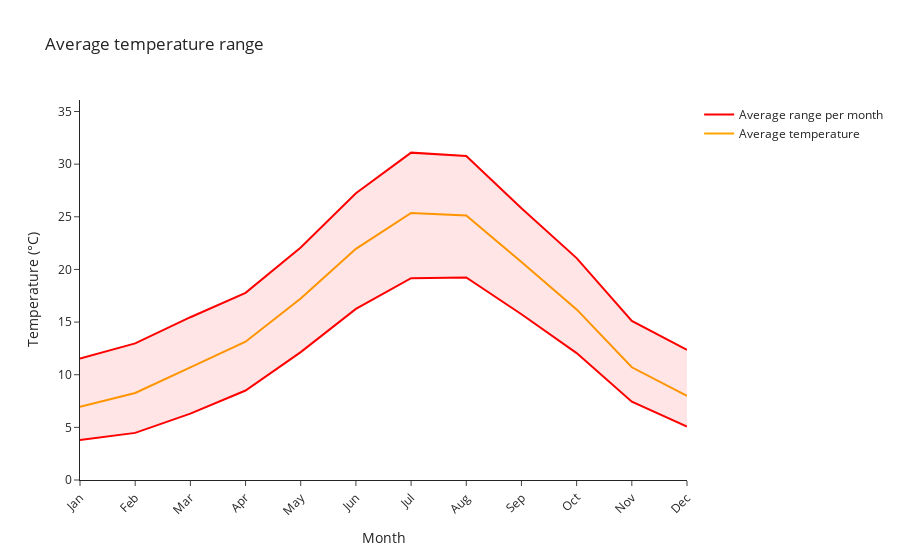

Notebook source saved alongside this figure:
### Markdown cell above
The blue bars show the total rainfall in mm averaged for each month.    
The orange line shows the average temperature in °C per month.

### Code cell
# Create a DataFrame from the DataArrays
df = pd.DataFrame({
    'month': avg_temp.month.values,
    'avg_temp': avg_temp.values,
    'max_temp': mean_max_temp.values,
    'min_temp': mean_min_temp.values
})

# Create a line chart for average temperature
fig = go.Figure()

fig.add_trace(go.Scatter(x=df['month'], y=df['avg_temp'], 
                         mode='lines', 
                         name='Average temperature', 
                         line_color='orange')
                         )

# Add a line chart for max temperature
fig.add_trace(go.Scatter(x=df['month'], y=df['max_temp'], 
                         mode='lines',
                         name='Average range per month', 
                         line_color='red')
                         )

# Add a line chart for min temperature
fig.add_trace(go.Scatter(x=df['month'], y=df['min_temp'], 
                         mode='lines', 
                         name='Min temperature', 
                         line_color='red', 
                         fill='tonexty', 
                         fillcolor = 'rgba(255, 0, 0, 0.1)', 
                         showlegend=False)
                         )

# Add a line chart for min temperature
if min(mean_min_temp.values) <= 0.9:
    fig.add_hline(y=0, opacity=1, 
                  line_width=2, 
                  line_dash='dash', 
                  line_color='blue',
                  annotation_text='freezing', 
                  annotation_position='top')

# Set the layout
fig.update_yaxes(range=[0, max(df['max_temp'] + 5)])

fig.update_layout(
    title='Average temperature range',
    
    yaxis=dict(title='Temperature (°C)'),
    xaxis=dict(
        title='Month',
        tickmode='array',
        tickvals=df['month'],
        ticktext=['Jan', 'Feb', 'Mar', 'Apr', 'May', 'Jun', 'Jul', 'Aug', 'Sep', 'Oct', 'Nov', 'Dec'],
        tickangle=-45
    ),
    template='simple_white'
)
# Show the figure

fig.update_traces(hovertemplate='%{x}: %{y:.0f} °C <extra></extra>')
fig.show()

### Figure 1 — Plotly figure (JSON) as saved in the notebook; plotly's stock layout.template omitted (floating-point values rounded to 4 significant figures)
{"data": [{"hovertemplate": "%{x}: %{y:.0f} °C <extra></extra>", "line": {"color": "orange"}, "mode": "lines", "name": "Average temperature", "type": "scatter", "x": [1, 2, 3, 4, 5, 6, 7, 8, 9, 10, 11, 12], "y": [6.964, 8.26, 10.69, 13.13, 17.23, 21.95, 25.36, 25.13, 20.71, 16.21, 10.71, 7.985]}, {"hovertemplate": "%{x}: %{y:.0f} °C <extra></extra>", "line": {"color": "red"}, "mode": "lines", "name": "Average range per month", "type": "scatter", "x": [1, 2, 3, 4, 5, 6, 7, 8, 9, 10, 11, 12], "y": [11.53, 12.97, 15.46, 17.77, 22.08, 27.23, 31.09, 30.77, 25.81, 21.08, 15.12, 12.36]}, {"fill": "tonexty", "fillcolor": "rgba(255, 0, 0, 0.1)", "hovertemplate": "%{x}: %{y:.0f} °C <extra></extra>", "line": {"color": "red"}, "mode": "lines", "name": "Min temperature", "showlegend": false, "type": "scatter", "x": [1, 2, 3, 4, 5, 6, 7, 8, 9, 10, 11, 12], "y": [3.807, 4.476, 6.306, 8.499, 12.14, 16.25, 19.17, 19.24, 15.74, 12.05, 7.432, 5.077]}], "layout": {"title": {"text": "Average temperature range"}, "xaxis": {"tickangle": -45, "tickmode": "array", "ticktext": ["Jan", "Feb", "Mar", "Apr", "May", "Jun", "Jul", "Aug", "Sep", "Oct", "Nov", "Dec"], "tickvals": [1, 2, 3, 4, 5, 6, 7, 8, 9, 10, 11, 12], "title": {"text": "Month"}}, "yaxis": {"range": [0, 36.09], "title": {"text": "Temperature (°C)"}}}}
